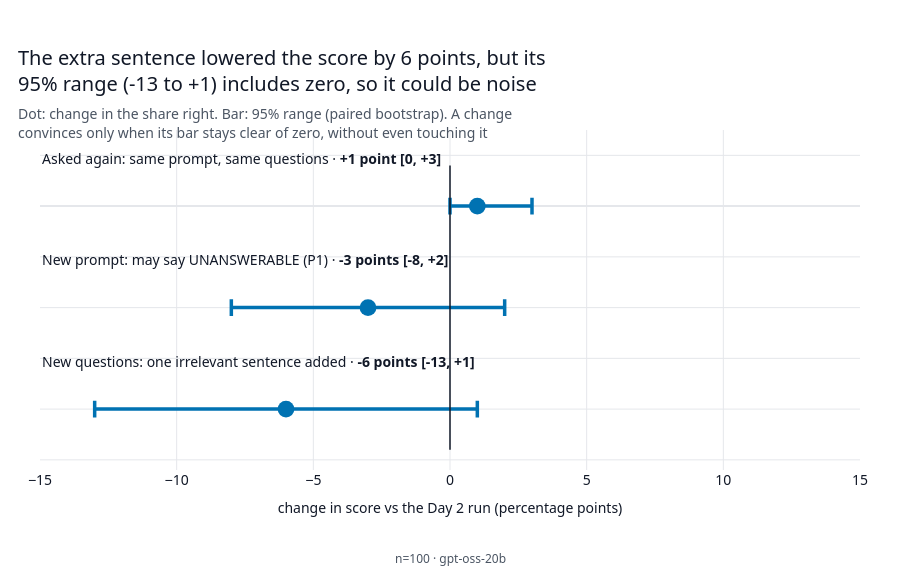

Notebook source saved alongside this figure:
### Markdown cell above
Counting flips is not enough: is the change in the score bigger than luck? Resampling the same questions many
times (a paired bootstrap) gives each change a 95% range. If the range includes zero (touches or crosses it),
the data cannot rule out "no effect at all". The first row's range starts exactly at zero because only one
question flipped there, and only in one direction: still consistent with no change.

### Code cell
figures.fig_paired_diff(summary).show()
say(tables.paired_plain(summary))

### Figure 1 — Plotly figure (JSON) as saved in the notebook; plotly's stock layout.template omitted (floating-point values rounded to 4 significant figures)
{"data": [{"customdata": [["Asked again: same prompt, same questions", 0.0, 3.0, 1.0], ["New prompt: may say UNANSWERABLE (P1)", -8.0, 2.0, 0.4531], ["New questions: one irrelevant sentence added", -13.0, 1.0, 0.1796]], "error_x": {"array": [2.0, 5.0, 7.0], "arrayminus": [1.0, 5.0, 7.0], "color": "#0072B2", "symmetric": false, "thickness": 3.5, "type": "data", "width": 8.4}, "hovertemplate": "%{customdata[0]}<br>change %{x:+.0f} points<br>95% range %{customdata[1]:+.0f} to %{customdata[2]:+.0f}<br>McNemar p = %{customdata[3]:.2f}<extra></extra>", "marker": {"color": "#0072B2", "size": 16.8}, "mode": "markers", "type": "scatter", "x": [1.0, -3.0, -6.0], "y": [0, 1, 2]}], "layout": {"annotations": [{"font": {"color": "#111827", "size": 14}, "showarrow": false, "text": "Asked again: same prompt, same questions · <b>+1 point [0, +3]</b>", "x": 0, "xanchor": "left", "xref": "paper", "y": 0, "yanchor": "bottom", "yref": "y", "yshift": 36.27}, {"font": {"color": "#111827", "size": 14}, "showarrow": false, "text": "New prompt: may say UNANSWERABLE (P1) · <b>-3 points [-8, +2]</b>", "x": 0, "xanchor": "left", "xref": "paper", "y": 1, "yanchor": "bottom", "yref": "y", "yshift": 36.27}, {"font": {"color": "#111827", "size": 14}, "showarrow": false, "text": "New questions: one irrelevant sentence added · <b>-6 points [-13, +1]</b>", "x": 0, "xanchor": "left", "xref": "paper", "y": 2, "yanchor": "bottom", "yref": "y", "yshift": 36.27}, {"font": {"color": "#4B5563", "size": 12}, "showarrow": false, "text": "n=100 · gpt-oss-20b", "x": 0.5, "xanchor": "center", "xref": "paper", "y": 0, "yanchor": "top", "yref": "paper", "yshift": -78}], "font": {"color": "#111827", "family": "\"Segoe UI\", Arial, sans-serif", "size": 14}, "height": 580, "hoverlabel": {"font": {"family": "\"Segoe UI\", Arial, sans-serif", "size": 14}}, "margin": {"b": 110, "l": 40, "r": 40, "t": 130}, "paper_bgcolor": "#FFFFFF", "plot_bgcolor": "#FFFFFF", "shapes": [{"line": {"color": "#111827", "width": 1.5}, "type": "line", "x0": 0, "x1": 0, "xref": "x", "y0": -0.4, "y1": 2.4, "yref": "y"}], "showlegend": false, "title": {"font": {"size": 20}, "subtitle": {"font": {"color": "#4B5563", "size": 14}, "text": "Dot: change in the share right. Bar: 95% range (paired bootstrap). A change<br>convinces only when its bar stays clear of zero, without even touching it"}, "text": "The extra sentence lowered the score by 6 points, but its<br>95% range (-13 to +1) includes zero, so it could be noise", "x": 0.02, "xanchor": "left"}, "xaxis": {"gridcolor": "#E5E7EB", "range": [-15.0, 15.0], "title": {"font": {"size": 14}, "text": "change in score vs the Day 2 run (percentage points)"}, "zeroline": false, "zerolinecolor": "#E5E7EB"}, "yaxis": {"gridcolor": "#E5E7EB", "range": [2.6, -0.75], "showticklabels": false, "title": {"font": {"size": 14}}, "zerolinecolor": "#E5E7EB"}}}
